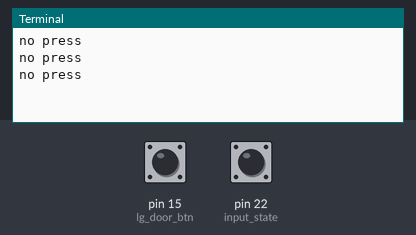
The program below on a simulated Raspberry Pi (header pin numbers). On the bench: the last lines printed to the terminal. The inputs (shaded band) are chosen by the test bench; at power-on: pin 15 (lg_door_btn) LOW, pin 22 (input_state) HIGH.

Above: at 1.2 s.
1.3 s: pin 15 (lg_door_btn) pulled HIGH for 1.2 s
At 1.9 s:
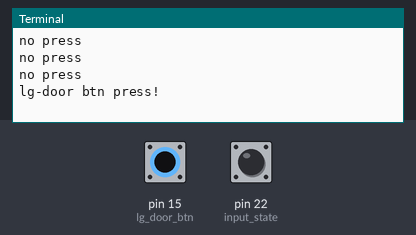
4.0 s: pin 22 (input_state) pulled LOW for 1.2 s
At 4.4 s:
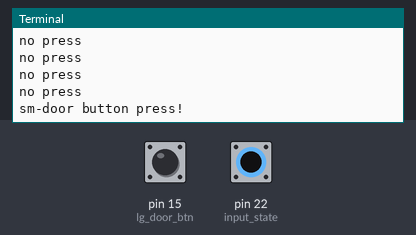

The program:

btn-demo.py
```python
import RPi.GPIO as GPIO
import time

GPIO.setmode(GPIO.BOARD)
GPIO.setup(22, GPIO.IN, pull_up_down=GPIO.PUD_UP)
GPIO.setup(15, GPIO.IN, pull_up_down=GPIO.PUD_DOWN)  # large door button

try:
    while True:
        input_state = GPIO.input(22)
        if input_state == False:
            print('sm-door button press!')
            time.sleep(0.5)
        else:
            print('no press')
            time.sleep(0.5)

        lg_door_btn = GPIO.input(15)
        if lg_door_btn == True:
            print('lg-door btn press!')
            time.sleep(0.5)
        else:
            print('no press')
            time.sleep(0.5)

except KeyboardInterrupt:
    GPIO.cleanup()
```

Measured:
- after the input at 1.3 s, the terminal: prints a new line after 0.20 s (image 1)
- after the input at 4.0 s, the terminal: prints a new line at once (image 2)
